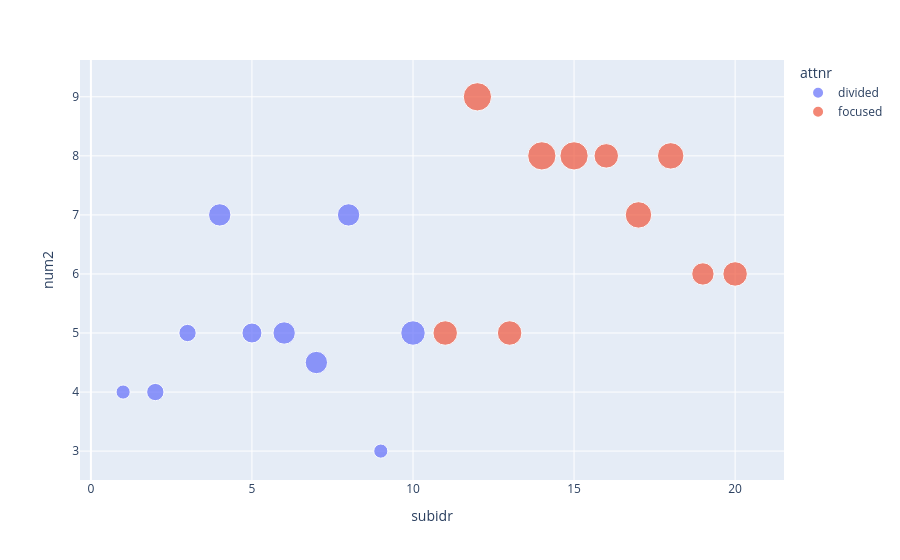

Write notebook code for a chart like this one.
### Code cell
data3 = sns.load_dataset('anagrams')
fig = px.scatter(data3,x='subidr',y='num2',size='num1',color='attnr')
fig.show()

### Figure 1 — Plotly figure (JSON) as saved in the notebook; plotly's stock layout.template omitted (floating-point values rounded to 4 significant figures)
{"data": [{"hovertemplate": "attnr=divided<br>subidr=%{x}<br>num2=%{y}<br>num1=%{marker.size}<extra></extra>", "legendgroup": "divided", "marker": {"color": "#636efa", "size": [2, 3, 3, 5, 4, 5, 5, 5, 2, 6], "sizemode": "area", "sizeref": 0.02, "symbol": "circle"}, "mode": "markers", "name": "divided", "orientation": "v", "showlegend": true, "type": "scatter", "x": [1, 2, 3, 4, 5, 6, 7, 8, 9, 10], "xaxis": "x", "y": [4, 4, 5, 7, 5, 5, 4.5, 7, 3, 5], "yaxis": "y"}, {"hovertemplate": "attnr=focused<br>subidr=%{x}<br>num2=%{y}<br>num1=%{marker.size}<extra></extra>", "legendgroup": "focused", "marker": {"color": "#EF553B", "size": [6, 8, 6, 8, 8, 6, 7, 7, 5, 6], "sizemode": "area", "sizeref": 0.02, "symbol": "circle"}, "mode": "markers", "name": "focused", "orientation": "v", "showlegend": true, "type": "scatter", "x": [11, 12, 13, 14, 15, 16, 17, 18, 19, 20], "xaxis": "x", "y": [5, 9, 5, 8, 8, 8, 7, 8, 6, 6], "yaxis": "y"}], "layout": {"autosize": true, "legend": {"itemsizing": "constant", "title": {"text": "attnr"}, "tracegroupgap": 0}, "margin": {"t": 60}, "xaxis": {"anchor": "y", "autorange": true, "domain": [0, 1], "range": [-0.2755, 21.42], "title": {"text": "subidr"}, "type": "linear"}, "yaxis": {"anchor": "x", "autorange": true, "domain": [0, 1], "range": [2.349, 9.923], "title": {"text": "num2"}, "type": "linear"}}}
